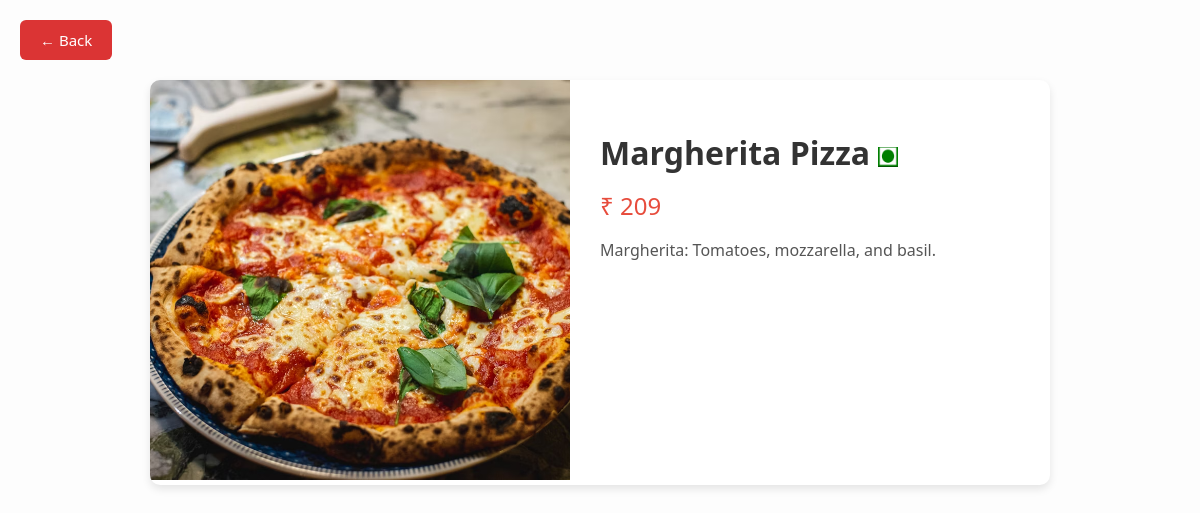
The page /menu/fooditem_detail/41 on the database its author committed.
### menu/models.py (models this page shows, shortened)
class Fooditem(models.Model):
    name = models.CharField(max_length=256)
    image = models.ImageField(upload_to='Fooditem/')
    is_vegetarian = models.BooleanField(default=True)
    description = models.TextField()
    prize = models.PositiveIntegerField()
    category = models.ForeignKey(Category, on_delete=models.CASCADE, null=True, blank=True)

### menu/views.py (the view)
# urls.py: path('fooditem_detail/<int:item_id>', fooditem_detail, name='fooditem_detail'),
def fooditem_detail(request, item_id):
    food_item = get_object_or_404(Fooditem, id=item_id)
    return render(request, 'fooditem_detail.html', {'food_item': food_item})

### templates/fooditem_detail.html (shortened to what this page needs)
{% load static %}
<!DOCTYPE html>
<html lang="en">
<head>
</head>
<body>
    <a href="javascript:history.back()" class="back-btn">← Back</a>
    <div class="container">
        <div class="image-box">
            <img src="{{ food_item.image.url }}" alt="{{ food_item.name }}" style="height: 400px;">
        </div>
        <div class="details">
            <h1>
                {{ food_item.name }}
                {% if food_item.is_vegetarian %}
                    <img src="{% static 'images/vegetarian_logo.png' %}" class="veg-logo" alt="Veg">
                {% else %}
                    <img src="{% static 'images/non_vegetarian_logo.png' %}" class="veg-logo" alt="Non-Veg">
                {% endif %}
            </h1>
            <div class="price">₹ {{ food_item.prize }}</div>
            <p class="description">{{ food_item.description }}</p>
        </div>
    </div>
</body>
</html>

### templates/fooditem_detail.html (style rules this page uses)
body { font-family: 'Segoe UI', sans-serif; margin: 0; padding: 20px; background-color: #fdfdfd; }
.back-btn { display: inline-block; margin-bottom: 20px; background-color: #db3434; color: white; padding: 10px 20px; font-size: 15px; border-radius: 6px; text-decoration: none; transition: background-color 0.3s ease; }
.container { max-width: 900px; margin: 0 auto; background: #fff; box-shadow: 0 4px 8px rgba(0,0,0,0.1); display: flex; border-radius: 10px; overflow: hidden; }
.image-box { flex: 1; }
.image-box img { width: 100%; height: 100%; object-fit: cover; }
.details { flex: 1; padding: 30px; }
.details h1 { font-size: 32px; margin-bottom: 10px; color: #333; }
.veg-logo { width: 20px; height: 20px; vertical-align: middle; }
.price { font-size: 24px; color: #e74c3c; margin: 15px 0; }
.description { color: #555; font-size: 16px; line-height: 1.5; margin-bottom: 20px; }

### rows shown on the page
Fooditem: image (picture), name "Margherita Pizza", prize "209", description "Margherita: Tomatoes, mozzarella, and basil."
